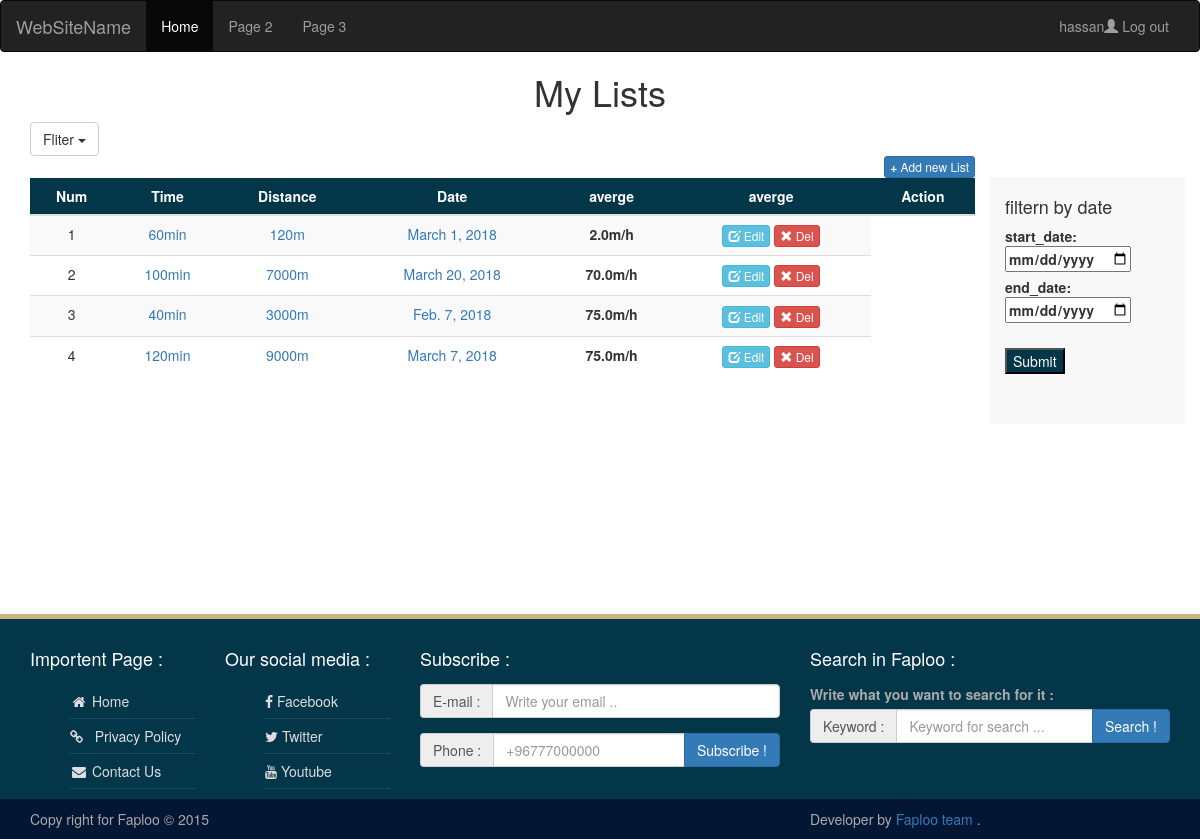
Page /mylist/ (signed in) on the committed database.
### tracks_jogging/models.py (models this page shows, shortened)
class Track(models.Model):
    user = models.ForeignKey('auth.User', on_delete=models.CASCADE)
    time = models.IntegerField()
    distance = models.IntegerField()
    date = models.DateField(null=True, blank=True)

### tracks_jogging/views.py (the view)
# urls.py: path('mylist/', views.MyLists.as_view(), name='mylist'),
class MyLists(ListOwnerOrAdminMixin, ListView):
    model = Track

### tracks_jogging/views.py (called while the page is built)
    @method_decorator(login_required)
    def dispatch(self, request, *args, **kwargs):
        return super().dispatch(request, *args, **kwargs)

    def get_queryset(self):
        qs = super().get_queryset()
        start_date = self.request.GET.get('start_date')
        end_date = self.request.GET.get('end_date')
        if not self.request.user.is_staff:
            qs = qs.filter(user=self.request.user)
            if start_date and end_date and not self.request.user.is_staff:
                qs = qs.filter(date__gte=start_date,date__lte=end_date,user=self.request.user)
        return qs

### tracks_jogging/templates/tracks_jogging/track_list.html (shortened to what this page needs)
{% extends 'base.html' %}
{% load mathfilters %}
{% block content %}
    <h1 class="text-center">My Lists</h1>
<div class="container">
	<div class="row">
        <div class="col-md-10">
           <div class="table-responsive">
               <table id="mytable" class="table table-bordred table-striped">
                   <thead>
                   <div class="dropdown">
                        <button class="btn btn-default dropdown-toggle" type="button" data-toggle="dropdown">Fliter
                        <span class="caret"></span></button>
                      </div>
                        <a href="{% url 'add-list' %}" class="btn btn-primary btn-xs pull-right"><b>+</b> Add new List</a>
                        <tr class="backcolor">
                            <th class="text-center">Num</th>
                            <th class="text-center">Time</th>
                             <th class="text-center">Distance</th>
                             <th class="text-center">Date</th>
                              <th class="text-center">averge</th>
                               <th class="text-center">averge</th>
                            <th class="text-center">Action</th>
                         </tr>
                   </thead>
                   <tbody>
                      {% for list in track_list %}
                            <tr>
                               <td class="text-center"> {{ forloop.counter }}</td>
                                <td class="text-center"><a href="#">{{ list.time }}min</a></td>
                                <td class="text-center"><a href="#">{{ list.distance }}m</a></td>
                                <td class="text-center"><a href="#">{{ list.date }}</a></td>
                                 <th class="text-center">{{list.distance|div:list.time}}m/h</th>
                                 <td class="text-center"><a class='btn btn-info btn-xs' href="{% url 'list-update' list.id %}"><span class="glyphicon glyphicon-edit"></span> Edit</a> <a href="{% url 'list-delete' list.id %}" class="btn btn-danger btn-xs"><span class="glyphicon glyphicon-remove"></span> Del</a></td>
                            </tr>
                      {% endfor %}
                   </tbody>
                </table>
           </div>
        </div>
        <div class="col-md-2 filtern">
            <form method="get">
              <h4 >filtern by date</h4>
                <label>start_date:
                    <input type="date"  name="start_date"></input>
                </label><br>
                 <label>end_date:
                    <input type="date"  name="end_date"></input>
                </label><br><br>
                <input type="submit" name="filter" class="backcolor text-center"></input>
            </form>
        </div>
    </div>
</div>
{% endblock %}

### tracks_jogging/templates/base.html (shortened to what this page needs)
<!DOCTYPE html>
{% load static %}
<html lang="en">
<head>
  <link rel="stylesheet" href="https://maxcdn.bootstrapcdn.com/bootstrap/3.3.7/css/bootstrap.min.css">
   <link rel="stylesheet" type="text/css" href="{%  static 'css/style.css' %}" />
</head>
<body>
<nav class="navbar navbar-inverse">
  <div class="container-fluid">
    <div class="navbar-header">
      <a class="navbar-brand" href="#">WebSiteName</a>
    </div>
    <div class="collapse navbar-collapse" id="myNavbar">
      <ul class="nav navbar-nav">
        <li class="active"><a href="{% url 'login'  %}">Home</a></li>
        <li><a href="#">Page 2</a></li>
        <li><a href="#">Page 3</a></li>
      </ul>
      <ul class="nav navbar-nav navbar-right">
          {% if request.user.is_authenticated %}
          <li><a href="{% url 'logout' %}">{{user.username}}<span class="glyphicon glyphicon-user"></span> Log out</a></li>
          {% else %}
        <li><a href="{% url 'signup'  %}"><span class="glyphicon glyphicon-user"></span> Sign Up</a></li>
        <li><a href="{% url 'login'  %}"><span class="glyphicon glyphicon-log-in"></span> Login</a></li>
          {% endif %}
      </ul>
    </div>
  </div>
</nav>
 {% block content %}{% endblock %}
<footer id="footer" class="clearfix">
      <div id="footer-widgets">
        <div class="container">
        <div id="footer-wrapper">
          <div class="row">
            <div class="col-sm-6 col-md-2">
              <div id="meta-3" class="widget widgetFooter widget_meta">
              <h4 class="widgettitle">Importent Page :</h4>
              <ul>
    		  <li><a href="#"><i class="fa fa-home fa-fw"></i> Home</a></li>
			  <li><a href="privacypolicy.php"><i class="fa fa-link"></i>   Privacy Policy</a></li>
			  <li><a href="#"><i class="fa fa-envelope fa-fw"></i> Contact Us</a></li>
             </ul>
</div>      </div>
            <div class="col-sm-6 col-md-2">
              		<div id="recent-posts-3" class="widget widgetFooter widget_recent_entries">
                    <h4 class="widgettitle">Our social media :</h4>
                    <ul>
					<li>
				     <a href="https://www.facebook.com/mr.dauod" target="_blank"><i class="fa fa-facebook"></i> Facebook</a>
					</li>
					<li>
				      <a href="https://www.twitter.com/ayatquranCom" target="_blank"><i class="fa fa-twitter"></i> Twitter</a>
					</li>
					<li>
				      <a href="http://www.youtube.com/user/sonsofye" target="_blank"><i class="fa fa-youtube"></i> Youtube</a>
				   </li>
				</ul>
		</div>            </div>
            <div class="col-sm-6 col-md-4">
              <div id="meta-4" class="widget widgetFooter widget_meta">
              <h4 class="widgettitle">Subscribe :</h4>
              <div class="form-group">
                <div class="input-group">
                  <span class="input-group-addon">E-mail :</span>
                  <input class="form-control" placeholder="Write your email .." type="text">
                </div>
              </div>
              <div class="form-group">
                <div class="input-group">
                  <span class="input-group-addon">Phone  :</span>
                  <input class="form-control" placeholder="+96777000000" type="text">
                   <span class="input-group-btn">
                    <button class="btn btn-primary" type="button">Subscribe !</button>
                  </span>
                </div>
              </div>
              </div>
             </div>
            <div class="col-sm-6 col-md-4">
              <div id="search-3" class="widget widgetFooter widget_search"><h4 class="widgettitle">Search in Faploo :</h4>
                <div class="form-group">
                                <label class="control-label">Write what you want to search for it  :</label>
                                <div class="input-group">
                                  <span class="input-group-addon">Keyword :</span>
                                  <input class="form-control" placeholder="Keyword for search ..." type="text">
                                   <span class="input-group-btn">
                                    <button class="btn btn-primary" type="button">Search !</button>
                                  </span>
                                </div>
                              </div>
                </div>            </div>
          </div>
        </div>
        </div>
      </div>
      <div id="sub-floor">
        <div class="container">
          <div class="row">
            <div class="col-md-4 copyright">
             Copy right for Faploo © 2015
            </div>
            <div class="col-md-4 col-md-offset-4 attribution">
             Developer by  <a target="_blank" href="#">Faploo team</a> .
            </div>
          </div>
        </div>
      </div>
    </footer>
</body>
</html>

### tracks_jogging/static/css/style.css (style rules this page uses)
.backcolor { background: #033649; color:#fff }
.filtern { margin-top:55px; background:#f8f8f8; padding-top:10px; padding-bottom:50px; }
#footer { border-top: 5px solid #CDB380; background: #033649 none repeat scroll 0% 0%; padding-top: 30px; margin-top: 190px; clear: both; color: #AAA; display: block; }
#footer .widgettitle { margin: 0px; padding: 0px 0px 15px; border-bottom: medium none; }
#footer h4 { color: #FFF; }
#footer ul { list-style: outside none none; }
#footer li { padding: 7px 0px; border-bottom: 1px dotted rgba(255, 255, 255, 0.2); margin: 0px; }
#footer li a { color: #DDD; }
#sub-floor { color: #AAA; background: #031634 none repeat scroll 0% 0%; padding: 10px 0px; }

### rows in the picture
Track: time "60", distance "120", date "March 1, 2018", distance|div "2.0"
Track: time "100", distance "7000", date "March 20, 2018", distance|div "70.0"
Track: time "40", distance "3000", date "Feb. 7, 2018", distance|div "75.0"
Track: time "120", distance "9000", date "March 7, 2018", distance|div "75.0"

### other values in the picture
{{ user.username }} "hassan"
